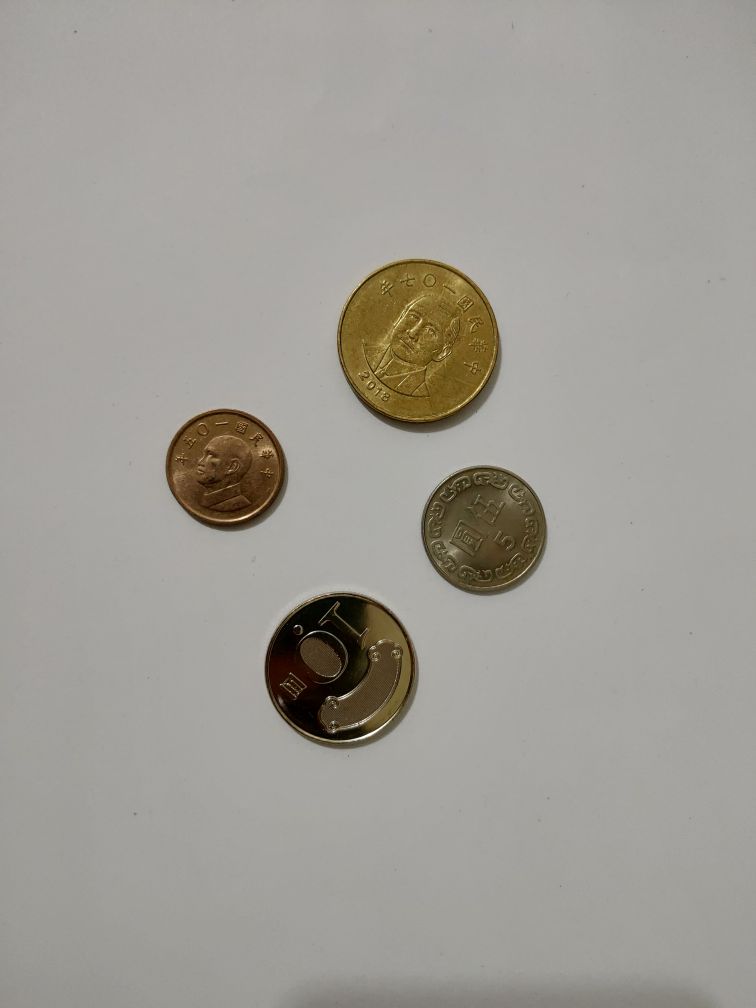
#> input picture src/cam/src/coins.jpg, 3024 x 4032 px (shown at 1/4 size)
$ python read_image.py
#> lines starting #> are read from the running program, lines starting #| are printed output that depends on the picture; after the words box and inside, x2 and y2 are one past the last pixel; in counts of white or black regions, pixels touching at a corner belong together

import cv2 as cv
import sys
import numpy as np

img = cv.imread(cv.samples.findFile("coins.jpg"))
#> img is the input picture: shape (4032, 3024, 3); mean B, G, R 149.6, 156.3, 159.3

if img is None:
    sys.exit("Could not read the image.")

cv.imshow("Display window", img)

# grayscale
gray = cv.cvtColor(img, cv.COLOR_BGR2GRAY)
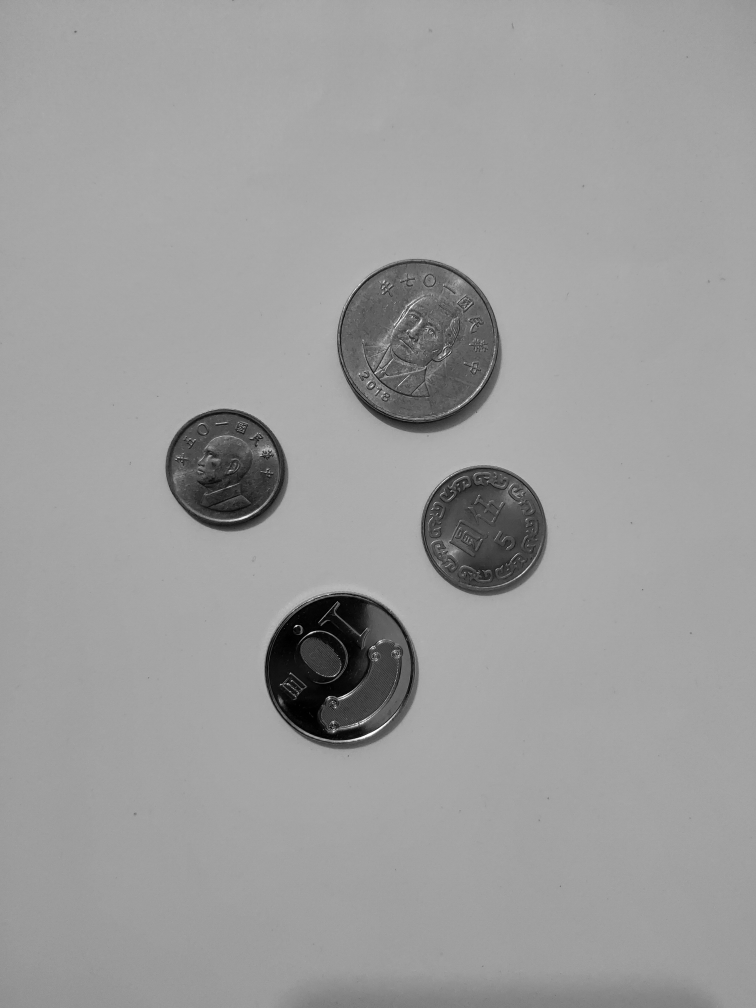
#> gray: shape (4032, 3024) (shown at 1/4 size); min 0, max 255, mean 156.6

# Gaussian blur to reduce noise
blurred = cv.GaussianBlur(gray, (5, 5), 0)# image, kernel size (width, height), sigmaX

# simple thresholding to get binary image
ret, binary = cv.threshold(blurred, 127, 255, cv.THRESH_BINARY)# image, threshold value, max value, threshold type
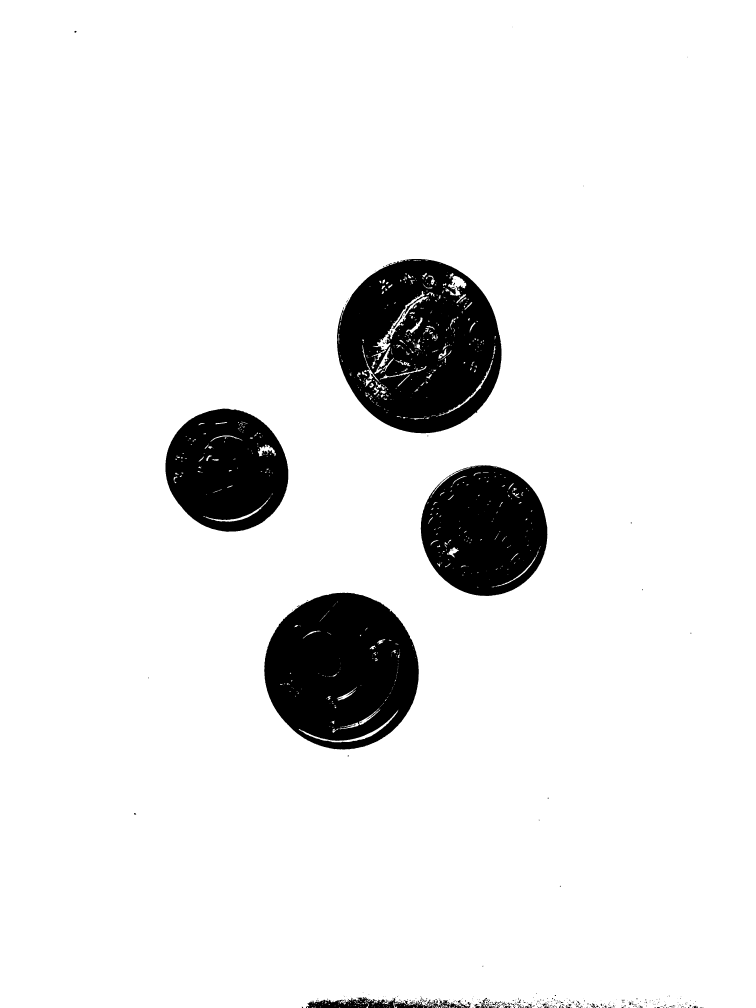
#> binary: shape (4032, 3024) (shown at 1/4 size); 91.6% white; 441 black regions (362 under 20 px), largest, box (x1, y1, x2, y2) and area: (1348, 1036, 2006, 1733) 330097, (1057, 2371, 1675, 2998) 294254, (1683, 1861, 2190, 2384) 201884

# Alternative: Otsu's thresholding (automatically determines optimal threshold)
ret_otsu, binary_otsu = cv.threshold(blurred, 0, 255, cv.THRESH_BINARY + cv.THRESH_OTSU)
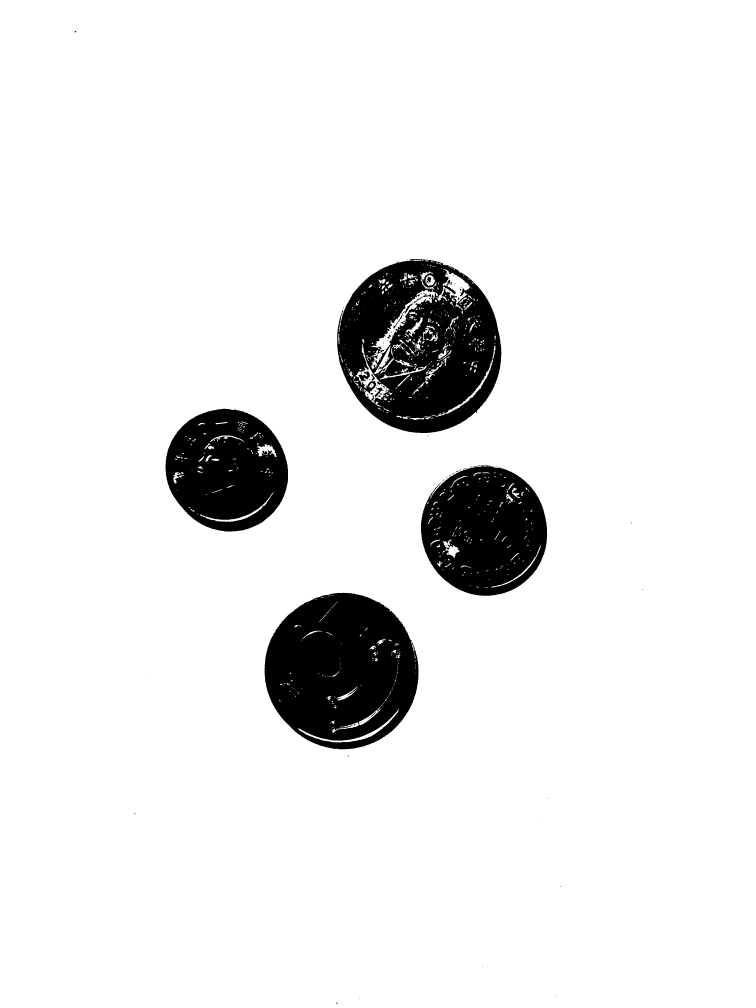
#> binary_otsu: shape (4032, 3024) (shown at 1/4 size); 92% white; 118 black regions (86 under 20 px), largest, box (x1, y1, x2, y2) and area: (1349, 1036, 2006, 1732) 301736, (1058, 2371, 1674, 2997) 290336, (1684, 1862, 2189, 2383) 196762
#> ret_otsu = 116

# erosion and dilation
# Create a kernel for morphological operations
kernel = np.ones((5, 5), np.uint8)

# Erosion (shrinks bright regions, removes small white noise)
eroded = cv.erode(binary_otsu, kernel, iterations=1)
#> eroded: shape (4032, 3024); 91.4% white; 26 black regions, largest, box (x1, y1, x2, y2) and area: (1347, 1034, 2008, 1734) 346837, (1056, 2369, 1676, 2999) 303290, (1682, 1860, 2191, 2385) 209591

# Dilation (expands bright regions, closes small holes)
dilated = cv.dilate(binary_otsu, kernel, iterations=1)
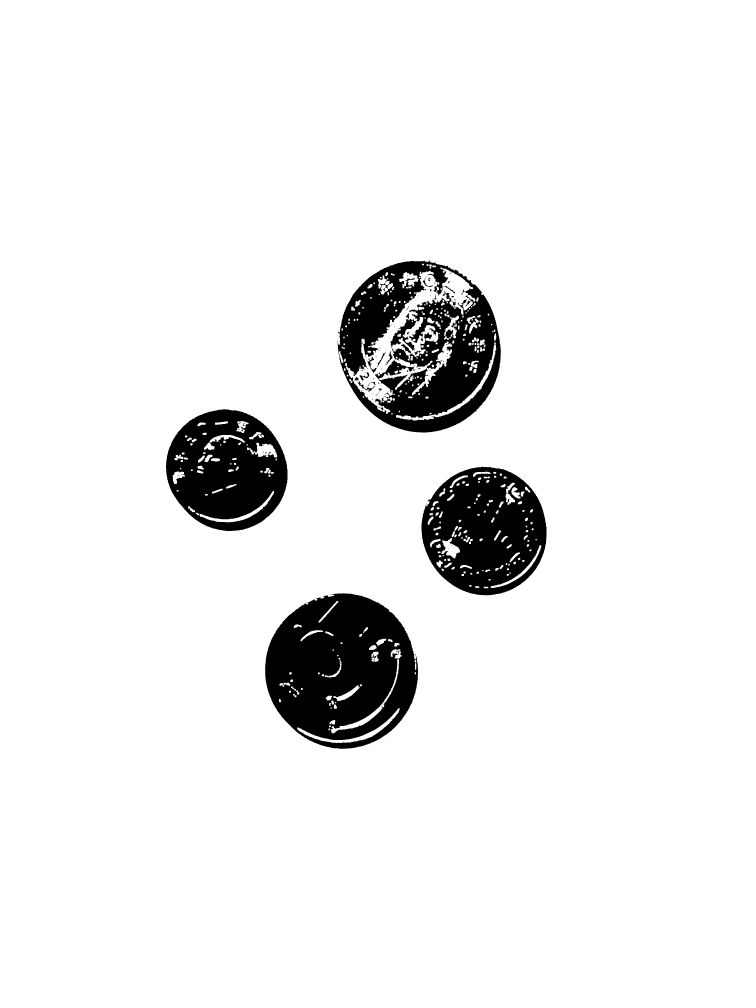
#> dilated: shape (4032, 3024) (shown at 1/4 size); 92.9% white; 110 black regions (85 under 20 px)

 # 找輪廓
contours, _ = cv.findContours(binary, cv.RETR_EXTERNAL, cv.CHAIN_APPROX_SIMPLE)
#> contours = 125 contours, 116 with area under 20; largest, box (x1, y1, x2, y2) and area: (0, 0, 3024, 4032) 12167572, (1528, 4006, 1557, 4018) 106, (1572, 4010, 1594, 4022) 67, (1763, 4020, 1778, 4032) 60, (1781, 4020, 1792, 4032) 44
# cv2.RETR_EXTERNAL：只找外部輪廓（避免內部小區域干擾）。
# cv2.CHAIN_APPROX_SIMPLE：儲存輪廓的關鍵點，而不儲存所有邊界點，減少計算量

 # 過濾較小的區域，避免誤判
min_area = 500  # 設定最小面積閾值
valid_contours = [cnt for cnt in contours if cv.contourArea(cnt) > min_area] # 保留足夠大的區域
#> valid_contours = 1 contour; box (x1, y1, x2, y2) and area: (0, 0, 3024, 4032) 12167572

   # 確保至少有一個有效輪廓
if valid_contours:
    x, y, w, h = cv.boundingRect(np.vstack(valid_contours)) # 計算最小外接矩形
#> x = 0; y = 0; w = 3024; h = 4032
    cropped = binary[y:y+h, x:x+w]

# Resize
display_width = 800
display_height = 600

original_resized = cv.resize(img, (display_width, display_height))
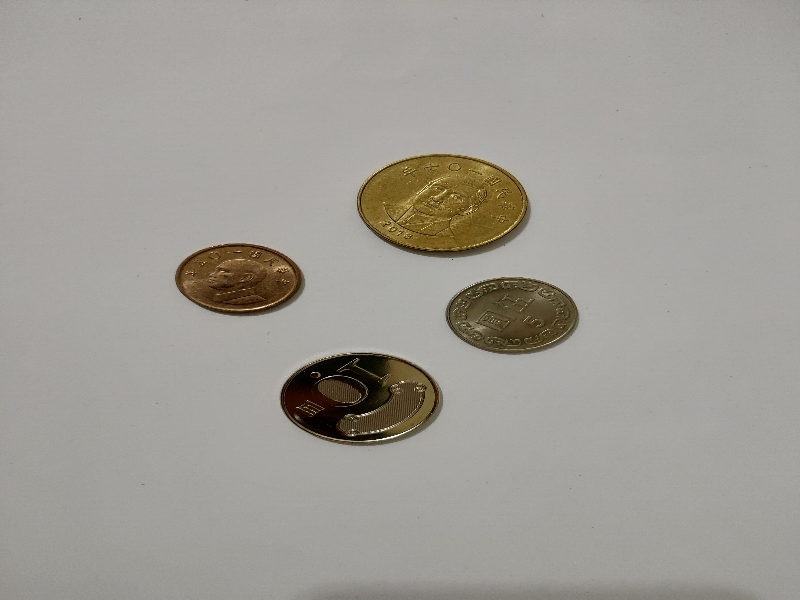
#> original_resized: shape (600, 800, 3); mean B, G, R 149.5, 156.2, 159.2
binary_resized = cv.resize(binary_otsu, (display_width, display_height))
eroded_resized = cv.resize(eroded, (display_width, display_height))
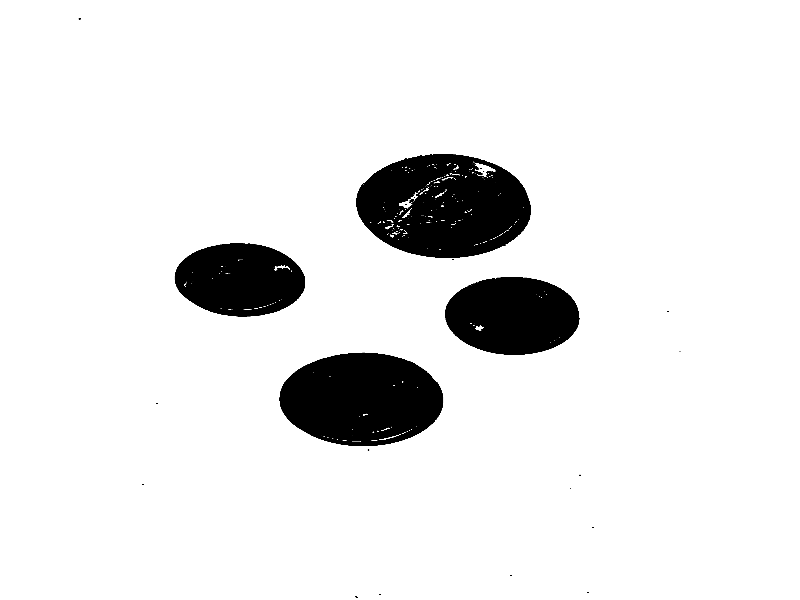
#> eroded_resized: shape (600, 800); min 0, max 255, mean 233.1
dilated_resized = cv.resize(dilated, (display_width, display_height))
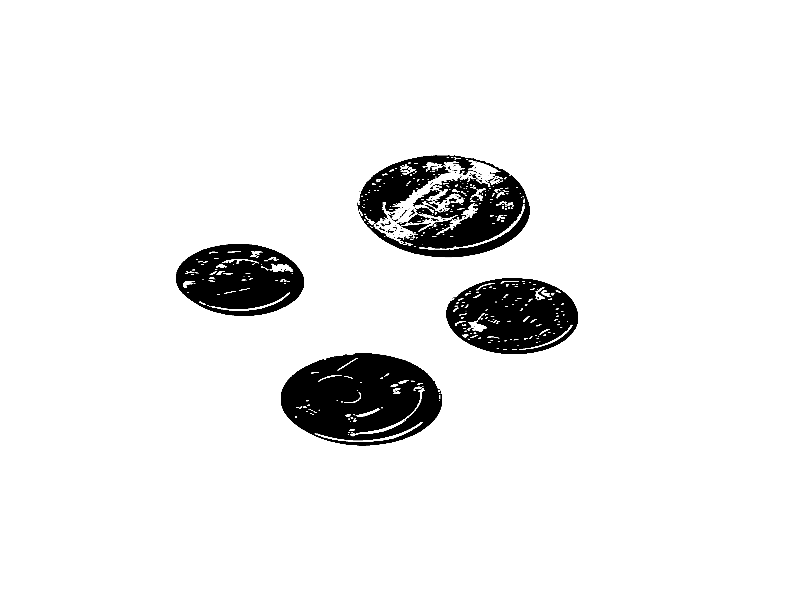
#> dilated_resized: shape (600, 800); min 0, max 255, mean 237

# Display
cv.imshow("Original Image", original_resized)
cv.imshow("Binary Image (Otsu)", binary_resized)
cv.imshow("Eroded Image", eroded_resized)
cv.imshow("Dilated Image", dilated_resized)

# Wait for a key press and close all windows
cv.waitKey(0)
cv.destroyAllWindows()

# is 's' pressed, save image
#> (the run stopped early here; a loop or call above may not have finished)
